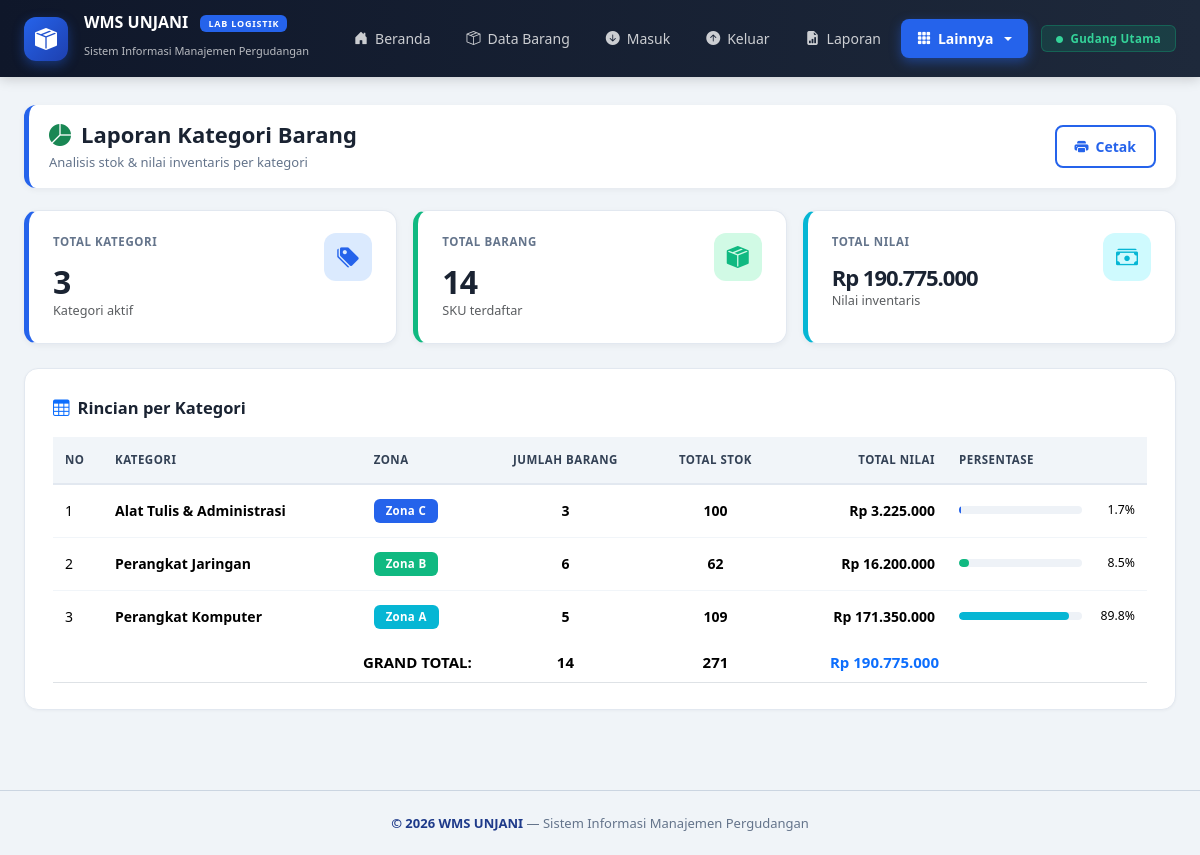
Screenshot of /index.php?page=laporan_kat with the database file from the repository.
### tables this page shows
CREATE TABLE kategori (
    id INT AUTO_INCREMENT PRIMARY KEY,
    nama_kategori VARCHAR(100) NOT NULL,
    kode_zona VARCHAR(5),
    keterangan TEXT
);

### config/koneksi.php (called while the page is built, shortened)
<?php
function rupiah($angka) {
    return "Rp " . number_format($angka, 0, ',', '.');
}
?>

### laporan_kategori.php (the view)
<?php
require_once 'config/koneksi.php';
require_once 'includes/header.php';
?>
<div class="page-header">
    <div>
        <h4><i class="bi bi-pie-chart-fill text-success"></i> Laporan Kategori Barang</h4>
        <small>Analisis stok & nilai inventaris per kategori</small>
    </div>
    <button onclick="window.print()" class="btn btn-outline-primary"><i class="bi bi-printer-fill"></i> Cetak</button>
</div>
<?php
$q = mysqli_query($koneksi, "SELECT k.id, k.nama_kategori, k.kode_zona, COUNT(b.id) AS jml_barang, IFNULL(SUM(b.stok),0) AS total_stok, IFNULL(SUM(b.stok * b.harga),0) AS total_nilai FROM kategori k LEFT JOIN barang b ON b.kategori_id=k.id GROUP BY k.id ORDER BY k.nama_kategori");
$rows = []; $grand_barang = 0; $grand_stok = 0; $grand_nilai = 0;
while ($r = mysqli_fetch_assoc($q)) { $rows[] = $r; $grand_barang += $r['jml_barang']; $grand_stok += $r['total_stok']; $grand_nilai += $r['total_nilai']; }
?>
<div class="row g-3 mb-4">
    <div class="col-md-4"><div class="stat-card blue"><div class="d-flex justify-content-between align-items-start"><div><div class="stat-label">Total Kategori</div><div class="stat-value mt-3"><?= count($rows) ?></div><small class="text-muted">Kategori aktif</small></div><div class="stat-icon" style="background:#dbeafe;color:#2563eb;"><i class="bi bi-tags-fill"></i></div></div></div></div>
    <div class="col-md-4"><div class="stat-card green"><div class="d-flex justify-content-between align-items-start"><div><div class="stat-label">Total Barang</div><div class="stat-value mt-3"><?= $grand_barang ?></div><small class="text-muted">SKU terdaftar</small></div><div class="stat-icon" style="background:#d1fae5;color:#10b981;"><i class="bi bi-box-seam-fill"></i></div></div></div></div>
    <div class="col-md-4"><div class="stat-card cyan"><div class="d-flex justify-content-between align-items-start"><div><div class="stat-label">Total Nilai</div><div class="stat-value mt-3" style="font-size:22px;"><?= rupiah($grand_nilai) ?></div><small class="text-muted">Nilai inventaris</small></div><div class="stat-icon" style="background:#cffafe;color:#06b6d4;"><i class="bi bi-cash-stack"></i></div></div></div></div>
</div>
<div class="panel">
    <div class="panel-title mb-3"><i class="bi bi-table text-primary"></i> Rincian per Kategori</div>
    <div class="table-responsive">
        <table class="table">
            <thead><tr><th style="width:50px;">No</th><th>Kategori</th><th>Zona</th><th class="text-center">Jumlah Barang</th><th class="text-center">Total Stok</th><th class="text-end">Total Nilai</th><th style="width:200px;">Persentase</th></tr></thead>
            <tbody>
            <?php $no=1; $colors = ['#2563eb', '#10b981', '#06b6d4', '#f59e0b', '#8b5cf6'];
            foreach ($rows as $i => $r):
                $persen = $grand_nilai > 0 ? ($r['total_nilai'] / $grand_nilai * 100) : 0;
                $color = $colors[$i % count($colors)];
            ?>
            <tr>
                <td><?= $no++ ?></td>
                <td><strong><?= $r['nama_kategori'] ?></strong></td>
                <td><span class="badge" style="background:<?= $color ?>;color:#fff;">Zona <?= $r['kode_zona'] ?></span></td>
                <td class="text-center"><strong><?= $r['jml_barang'] ?></strong></td>
                <td class="text-center"><strong><?= $r['total_stok'] ?></strong></td>
                <td class="text-end"><strong><?= rupiah($r['total_nilai']) ?></strong></td>
                <td>
                    <div class="d-flex align-items-center gap-2">
                        <div class="progress flex-grow-1" style="height:8px;"><div class="progress-bar" style="width:<?= $persen ?>%;background:<?= $color ?>;"></div></div>
                        <small style="min-width:45px;text-align:right;"><?= number_format($persen, 1) ?>%</small>
                    </div>
                </td>
            </tr>
            <?php endforeach; ?>
            </tbody>
            <tfoot>
                <tr style="background:linear-gradient(90deg,#f8fafc,#f0f9ff);font-weight:700;font-size:15px;">
                    <td colspan="3" class="text-end">GRAND TOTAL:</td>
                    <td class="text-center"><?= $grand_barang ?></td>
                    <td class="text-center"><?= $grand_stok ?></td>
                    <td class="text-end text-primary"><?= rupiah($grand_nilai) ?></td>
                    <td></td>
                </tr>
            </tfoot>
        </table>
    </div>
</div>
<?php require_once 'includes/footer.php'; ?>

### assets/css/style.css (style rules this page uses)
* { -webkit-font-smoothing: antialiased; -moz-osx-font-smoothing: grayscale; box-sizing: border-box; }
body { background: #f0f4f8; font-family: 'Segoe UI', -apple-system, BlinkMacSystemFont, Tahoma, sans-serif; font-size: 14.5px; line-height: 1.55; color: #1a2332; margin: 0; min-height: 100vh; }
.stat-card { background: #fff; border-radius: 14px; padding: 22px 24px; border: 1px solid #e2e8f0; border-left: 5px solid #2563eb; transition: all 0.25s; height: 100%; box-shadow: 0 2px 6px rgba(15,23,42,0.05); }
.stat-card.blue { border-left-color: #2563eb; }
.stat-card.green { border-left-color: #10b981; }
.stat-card.cyan { border-left-color: #06b6d4; }
.stat-card .stat-icon { width: 48px; height: 48px; border-radius: 12px; display: flex; align-items: center; justify-content: center; font-size: 22px; flex-shrink: 0; }
.stat-card .stat-value { font-size: 32px; font-weight: 700; color: #1a2332; line-height: 1; letter-spacing: -1px; }
.stat-card .stat-label { font-size: 11.5px; font-weight: 700; letter-spacing: 0.6px; color: #64748b; text-transform: uppercase; }
.panel { background: #fff; border-radius: 14px; padding: 26px 28px; border: 1px solid #e2e8f0; height: 100%; box-shadow: 0 1px 3px rgba(15,23,42,0.04); }
.panel-title { font-size: 16.5px; font-weight: 700; color: #1a2332; margin-bottom: 6px; display: flex; align-items: center; gap: 8px; }
.page-header { display: flex; justify-content: space-between; align-items: center; margin-bottom: 22px; padding: 16px 20px; background: #fff; border-radius: 12px; border-left: 5px solid #2563eb; box-shadow: 0 2px 6px rgba(15,23,42,0.05); gap: 16px; flex-wrap: wrap; }
.page-header h4 { font-size: 22px; font-weight: 700; margin: 0; display: flex; align-items: center; gap: 10px; color: #1a2332; }
.page-header small { color: #64748b; font-size: 13px; display: block; margin-top: 4px; }
.table { margin-bottom: 0; font-size: 14px; color: #1a2332; }
.table thead th { background: #f1f5f9; color: #334155; font-size: 11.5px; font-weight: 700; letter-spacing: 0.5px; text-transform: uppercase; padding: 14px 12px; border-bottom: 2px solid #e2e8f0; white-space: nowrap; }
.table tbody td { padding: 14px 12px; vertical-align: middle; font-size: 14px; border-bottom: 1px solid #f1f5f9; }
.table tbody tr:nth-child(even) { background: #f8fafc; }
.table tbody tr:last-child td { border-bottom: none; }
.badge { font-weight: 600; padding: 6px 12px; font-size: 11.5px; border-radius: 6px; letter-spacing: 0.3px; vertical-align: middle; }
.progress { height: 10px; border-radius: 10px; background: #eef2f7; overflow: hidden; }
.progress-bar { border-radius: 10px; transition: width 0.6s ease; }
.btn { font-size: 14px; font-weight: 600; border-radius: 8px; padding: 9px 18px; transition: all 0.15s; display: inline-flex; align-items: center; justify-content: center; gap: 7px; }
.btn-outline-primary { color: #2563eb; border: 2px solid #2563eb; background: transparent; }
.table-responsive { overflow-x: auto; overflow-y: visible; }

### rows the page displays
kategori: nama_kategori "Alat Tulis & Administrasi", kode_zona "C", jml_barang "3", total_stok "100", total_nilai "Rp 3.225.000", $persen 1.6904730703709 (drawn), persen "1.7"
kategori: nama_kategori "Perangkat Jaringan", kode_zona "B", jml_barang "6", total_stok "62", total_nilai "Rp 16.200.000", $persen 8.4916786790722 (drawn), persen "8.5"
kategori: nama_kategori "Perangkat Komputer", kode_zona "A", jml_barang "5", total_stok "109", total_nilai "Rp 171.350.000", $persen 89.817848250557 (drawn), persen "89.8"

### other values shown
count($rows) "3"
$grand_barang "14"
rupiah($grand_nilai) "Rp 190.775.000"
$grand_stok "271"
